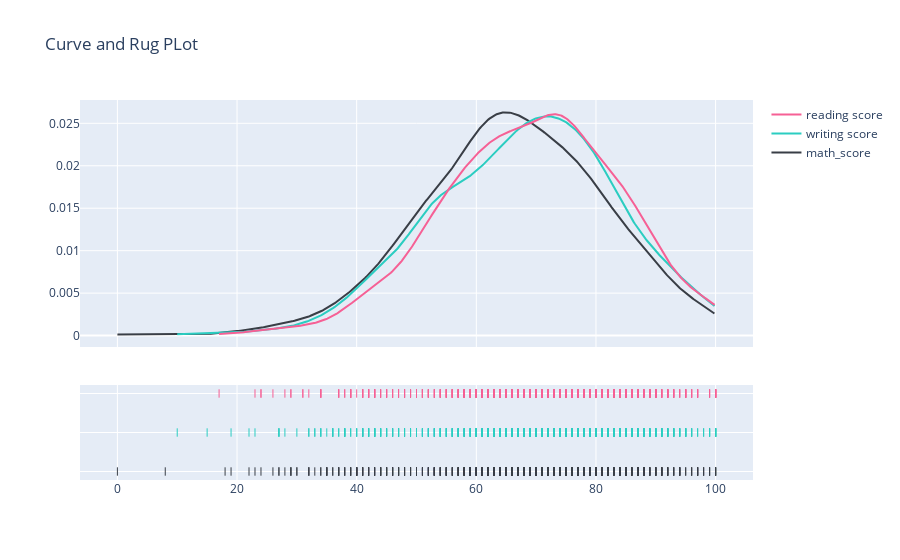

Notebook code cell kept with this figure:
### Code cell
import plotly.figure_factory as ff
import numpy as np

x1 = trsfd_SPE_data.math_score
x2 = trsfd_SPE_data.writing_score
x3 = trsfd_SPE_data.reading_score

hist_data = [x1, x2, x3]

group_labels = ['math_score','writing score','reading score']
colors = ['#393E46', '#2BCDC1', '#F66095']

fig = ff.create_distplot(hist_data, group_labels, show_hist=False,colors=colors)
fig.update_layout(title_text='Curve and Rug PLot')
fig.show()

### Figure 1 — Plotly figure (JSON) as saved in the notebook; plotly's stock layout.template omitted (floating-point values rounded to 4 significant figures; data arrays with more than 128 entries replaced by an {"elided": "..."} marker saying what was removed)
{"data": [{"legendgroup": "math_score", "marker": {"color": "#393E46"}, "mode": "lines", "name": "math_score", "showlegend": true, "type": "scatter", "x": {"elided": "500 float values"}, "xaxis": "x", "y": {"elided": "500 float values"}, "yaxis": "y"}, {"legendgroup": "writing score", "marker": {"color": "#2BCDC1"}, "mode": "lines", "name": "writing score", "showlegend": true, "type": "scatter", "x": {"elided": "500 float values"}, "xaxis": "x", "y": {"elided": "500 float values"}, "yaxis": "y"}, {"legendgroup": "reading score", "marker": {"color": "#F66095"}, "mode": "lines", "name": "reading score", "showlegend": true, "type": "scatter", "x": {"elided": "500 float values"}, "xaxis": "x", "y": {"elided": "500 float values"}, "yaxis": "y"}, {"legendgroup": "math_score", "marker": {"color": "#393E46", "symbol": "line-ns-open"}, "mode": "markers", "name": "math_score", "showlegend": false, "type": "scatter", "x": {"elided": "1000 int values"}, "xaxis": "x", "y": {"elided": "1000 str values"}, "yaxis": "y2"}, {"legendgroup": "writing score", "marker": {"color": "#2BCDC1", "symbol": "line-ns-open"}, "mode": "markers", "name": "writing score", "showlegend": false, "type": "scatter", "x": {"elided": "1000 int values"}, "xaxis": "x", "y": {"elided": "1000 str values"}, "yaxis": "y2"}, {"legendgroup": "reading score", "marker": {"color": "#F66095", "symbol": "line-ns-open"}, "mode": "markers", "name": "reading score", "showlegend": false, "type": "scatter", "x": {"elided": "1000 int values"}, "xaxis": "x", "y": {"elided": "1000 str values"}, "yaxis": "y2"}], "layout": {"barmode": "overlay", "hovermode": "closest", "legend": {"traceorder": "reversed"}, "title": {"text": "Curve and Rug PLot"}, "xaxis": {"anchor": "y2", "domain": [0, 1], "zeroline": false}, "yaxis": {"anchor": "free", "domain": [0.35, 1], "position": 0}, "yaxis2": {"anchor": "x", "domain": [0, 0.25], "dtick": 1, "showticklabels": false}}}
